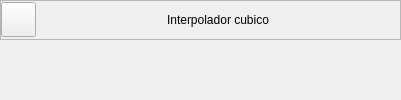
                <widget class="QWidget" name="sk_U2_T7">
                 <layout class="QVBoxLayout" name="verticalLayout_57">
                  <property name="spacing">
                   <number>5</number>
                  </property>
                  <property name="leftMargin">
                   <number>0</number>
                  </property>
                  <property name="topMargin">
                   <number>0</number>
                  </property>
                  <property name="rightMargin">
                   <number>0</number>
                  </property>
                  <property name="bottomMargin">
                   <number>0</number>
                  </property>
                  <item>
                   <widget class="QFrame" name="frame_56">
                    <property name="minimumSize">
                     <size>
                      <width>0</width>
                      <height>35</height>
                     </size>
                    </property>
                    <property name="maximumSize">
                     <size>
                      <width>16777215</width>
                      <height>40</height>
                     </size>
                    </property>
                    <property name="frameShape">
                     <enum>QFrame::StyledPanel</enum>
                    </property>
                    <property name="frameShadow">
                     <enum>QFrame::Raised</enum>
                    </property>
                    <layout class="QHBoxLayout" name="horizontalLayout_29">
                     <property name="spacing">
                      <number>0</number>
                     </property>
                     <property name="sizeConstraint">
                      <enum>QLayout::SetDefaultConstraint</enum>
                     </property>
                     <property name="leftMargin">
                      <number>0</number>
                     </property>
                     <property name="topMargin">
                      <number>0</number>
                     </property>
                     <property name="rightMargin">
                      <number>0</number>
                     </property>
                     <property name="bottomMargin">
                      <number>0</number>
                     </property>
                     <item>
                      <widget class="QPushButton" name="bt_return_25">
                       <property name="minimumSize">
                        <size>
                         <width>35</width>
                         <height>35</height>
                        </size>
                       </property>
                       <property name="maximumSize">
                        <size>
                         <width>35</width>
                         <height>35</height>
                        </size>
                       </property>
                       <property name="text">
                        <string/>
                       </property>
                       <property name="icon">
                        <iconset>
                         <normaloff>resources/images/MainWindow/return.svg</normaloff>resources/images/MainWindow/return.svg</iconset>
                       </property>
                       <property name="iconSize">
                        <size>
                         <width>35</width>
                         <height>35</height>
                        </size>
                       </property>
                      </widget>
                     </item>
                     <item>
                      <spacer name="horizontalSpacer_53">
                       <property name="orientation">
                        <enum>Qt::Horizontal</enum>
                       </property>
                       <property name="sizeHint" stdset="0">
                        <size>
                         <width>131</width>
                         <height>20</height>
                        </size>
                       </property>
                      </spacer>
                     </item>
                     <item>
                      <widget class="QLabel" name="label_28">
                       <property name="text">
                        <string>Interpolador cubico</string>
                       </property>
                       <property name="alignment">
                        <set>Qt::AlignCenter</set>
                       </property>
                      </widget>
                     </item>
                     <item>
                      <spacer name="horizontalSpacer_54">
                       <property name="orientation">
                        <enum>Qt::Horizontal</enum>
                       </property>
                       <property name="sizeHint" stdset="0">
                        <size>
                         <width>131</width>
                         <height>20</height>
                        </size>
                       </property>
                      </spacer>
                     </item>
                    </layout>
                   </widget>
                  </item>
                  <item>
                   <widget class="ContenidosTemas" name="U2_T7" native="true"/>
                  </item>
                 </layout>
                </widget>
